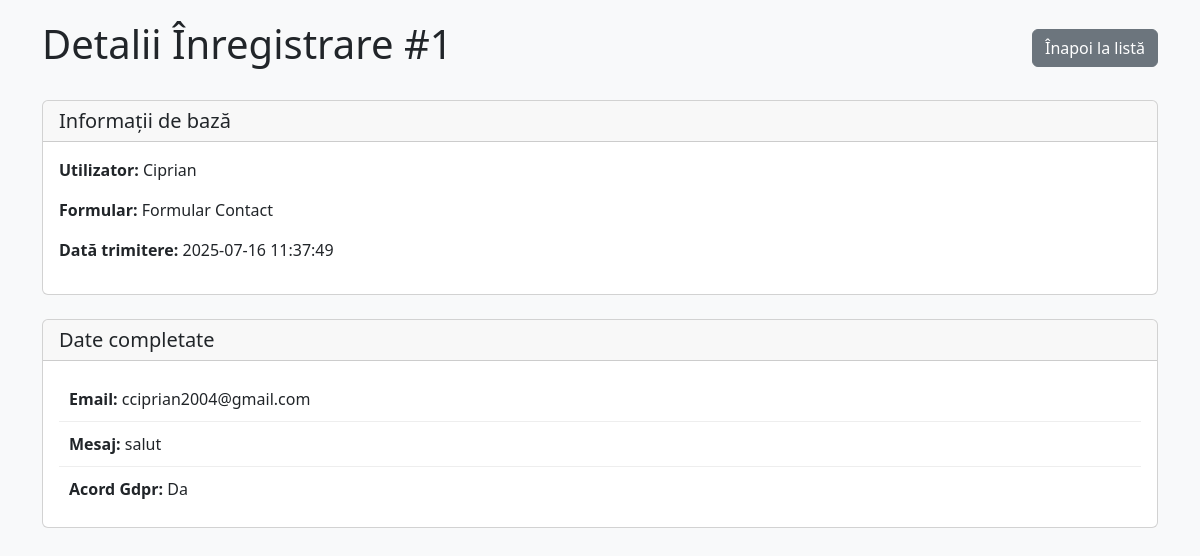
The app's page /view-submission/1 (signed in) with its own data.
### tables this page shows
CREATE TABLE form_submissions (
            id INTEGER PRIMARY KEY AUTOINCREMENT,
            username TEXT NOT NULL,
            form_name TEXT NOT NULL,
            submission_data TEXT NOT NULL,
            submission_date TEXT NOT NULL
        );

### app.py (the view)
@app.route("/view-submission/<int:submission_id>")
def view_submission(submission_id):
    if session.get('user_type') != 'admin':
        flash("Nu aveți permisiuni pentru această acțiune!", "error")
        return redirect("/")
    with get_db_connection() as conn:
        submission = conn.execute(
            "SELECT * FROM form_submissions WHERE id = ?",
            (submission_id,)
        ).fetchone()
    if not submission:
        flash("Înregistrarea nu a fost găsită!", "error")
        return redirect("/view-submissions")
    submission_data = json.loads(submission['submission_data'])
    return render_template(
        "view_submission_details.html",
        submission=submission,
        submission_data=submission_data
    )

### app.py (called while the page is built)
@contextmanager
def get_db_connection():
    conn = sqlite3.connect(DATABASE)
    conn.row_factory = sqlite3.Row
    try:
        yield conn
    finally:
        conn.close()

### templates/view_submission_details.html (shortened to what this page needs)
<!DOCTYPE html>
<html lang="ro">
<head>
    <link href="https://cdn.jsdelivr.net/npm/bootstrap@5.3.0/dist/css/bootstrap.min.css" rel="stylesheet">
</head>
<body>
    <div class="container">
        <div class="d-flex justify-content-between align-items-center mb-4">
            <h1>Detalii Înregistrare #{{ submission['id'] }}</h1>
            <div>
                <a href="/view-submissions" class="btn btn-secondary">Înapoi la listă</a>
            </div>
        </div>
        <div class="card">
            <div class="card-header">
                <h5 class="mb-0">Informații de bază</h5>
            </div>
            <div class="card-body">
                <p><strong>Utilizator:</strong> {{ submission['username'] }}</p>
                <p><strong>Formular:</strong> {{ submission['form_name'] }}</p>
                <p><strong>Dată trimitere:</strong> {{ submission['submission_date'] }}</p>
            </div>
        </div>
        <div class="card mt-4">
            <div class="card-header">
                <h5 class="mb-0">Date completate</h5>
            </div>
            <div class="card-body">
                {% for key, value in submission_data.items() %}
                <div class="data-item">
                    <strong>{{ key|replace('_', ' ')|title }}:</strong>
                    <span>{{ value if value else '-' }}</span>
                </div>
                {% endfor %}
            </div>
        </div>
    </div>
</body>
</html>

### templates/view_submission_details.html (style rules this page uses)
body { background-color: #f8f9fa; padding: 20px; }
.card { margin-top: 20px; }
.data-item { padding: 10px; border-bottom: 1px solid #eee; }
.data-item:last-child { border-bottom: none; }

### records on screen
form_submissions: id "1", username "Ciprian", form_name "Formular Contact", submission_date "2025-07-16 11:37:49"

### other values on screen
{{ key|replace('_', ' ')|title }} "Email" "Mesaj" "Acord Gdpr"
{{ value if value else '-' }} "cciprian2004@gmail.com" "salut" "Da"
